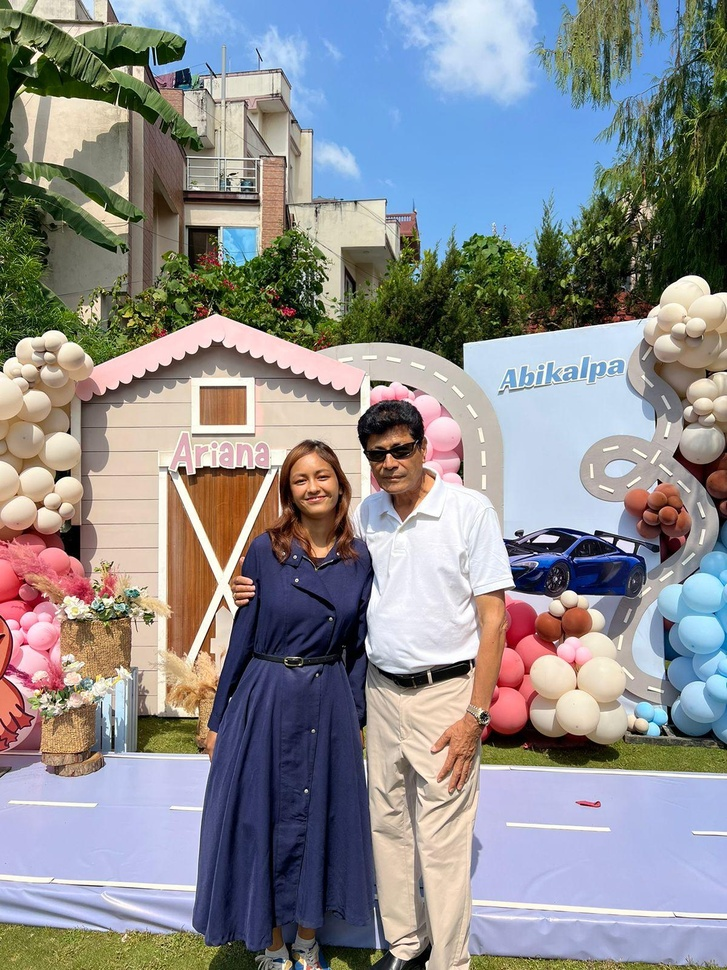
#> input picture week4/2face.jpg, 727 x 970 px, shrunk from 1200 x 1600 before the run
$ python week4.py
#> lines starting #> are read from the running program, lines starting #| are printed output that depends on the picture; after the words box and inside, x2 and y2 are one past the last pixel; in counts of white or black regions, pixels touching at a corner belong together
import cv2
import numpy

# Load the pretrained model
# Pretrained are highly generalised and may not work for specific tasks
# false positive = wrong prediction and false positive has more likeness on pretrained model

#harcascade is one of world's first pretrained model for facial recognition that uses 5 filters

face_cascade = cv2.CascadeClassifier(cv2.data.haarcascades + 'haarcascade_frontalface_default.xml')
image =cv2.imread('2face.jpg')
#> image is the input picture: shape (970, 727, 3); mean B, G, R 143.5, 140.3, 140.7

# harfascade uses black and white so we need tp convert the photo to gray

gray = cv2.cvtColor(image, cv2.COLOR_BGR2GRAY)
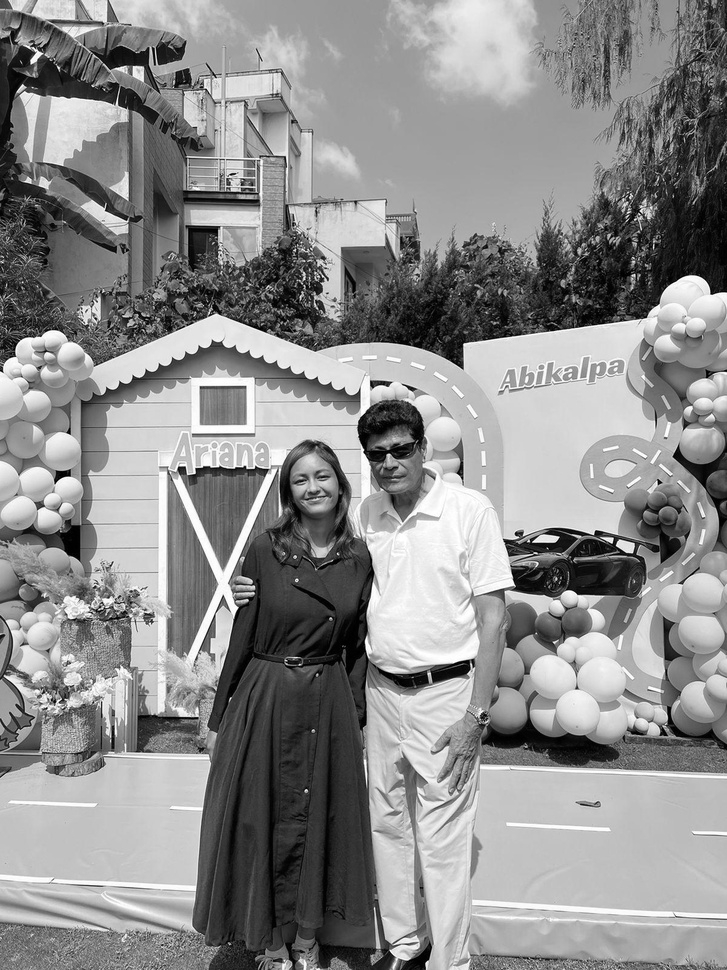
#> gray: shape (970, 727); min 0, max 255, mean 140.8
cv2.namedWindow('Gray Image', cv2.WINDOW_NORMAL)
cv2.imshow('Gray Image', gray)

# Detect faces in the image
detected_faces = face_cascade.detectMultiScale(gray, scaleFactor=1.1, minNeighbors=5, minSize=(30, 30),
                                               flags=cv2.CASCADE_SCALE_IMAGE)
#> detected_faces = [[283, 454, 60, 60], [354, 427, 69, 69]]
print((detected_faces))
#| [[283 454  60  60]
#|  [354 427  69  69]]

for (x,y,w,h) in detected_faces:
    cv2.rectangle(image,(x,y),(x+w,y+h),(255,0,0),2) #color of bounding box
#> this loop made 2 passes
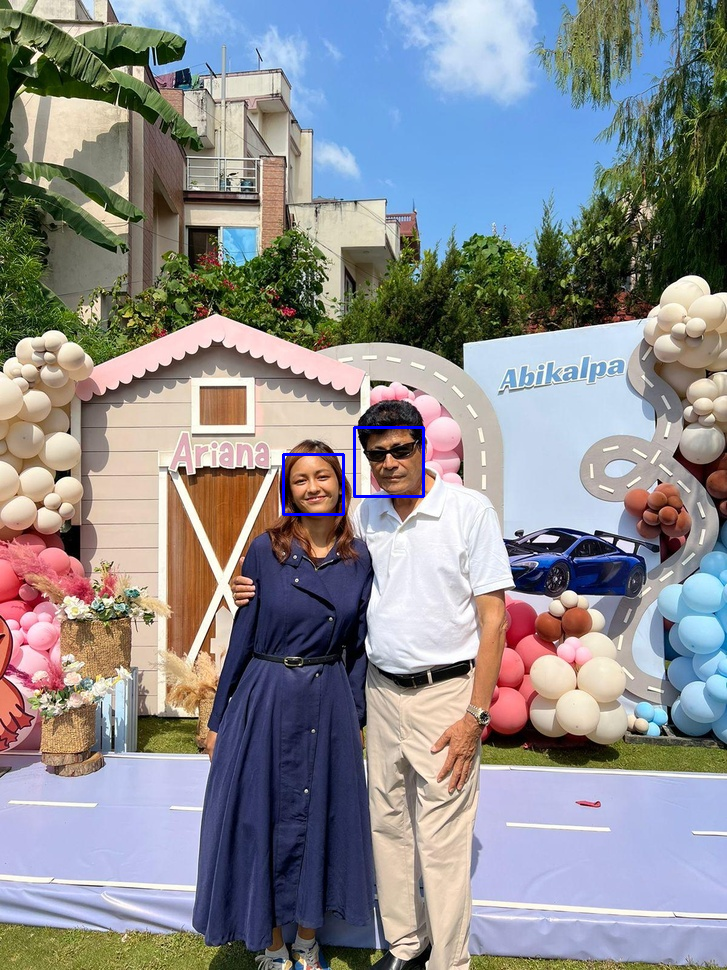
#> image: shape (970, 727, 3); 0.22% of pixels changed, all inside (x1, y1, x2, y2) = (282, 426, 425, 516)


cv2.namedWindow('Haar Fascade Face Detection', cv2.WINDOW_NORMAL)
cv2.imshow('Detected Faces', image)
cv2.waitKey(0)
cv2.destroyAllWindows()
